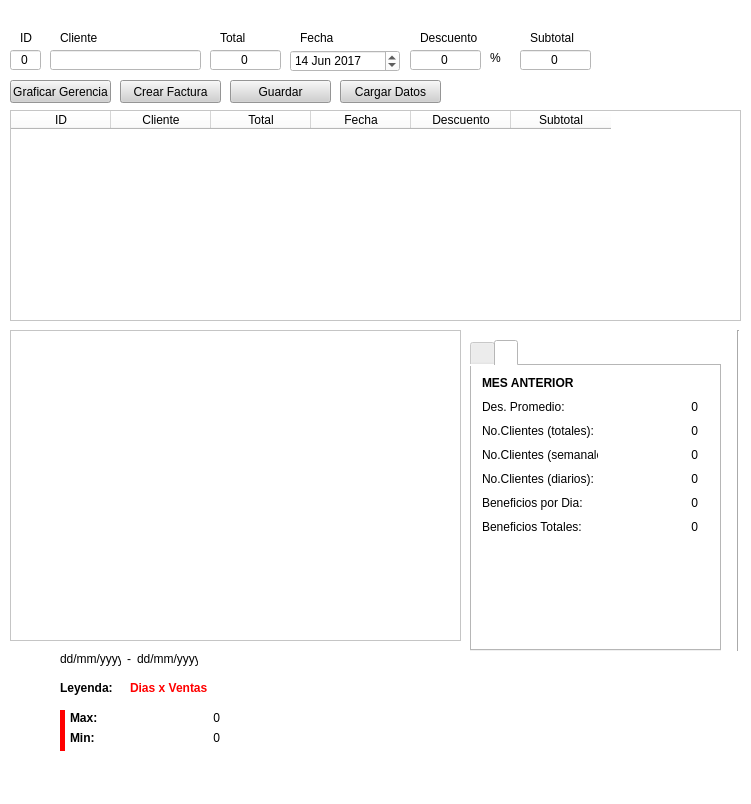
<?xml version="1.0" encoding="UTF-8"?>
<ui version="4.0">
 <class>MainWindow</class>
 <widget class="QMainWindow" name="MainWindow">
  <property name="geometry">
   <rect>
    <x>0</x>
    <y>0</y>
    <width>751</width>
    <height>804</height>
   </rect>
  </property>
  <property name="windowTitle">
   <string>MainWindow</string>
  </property>
  <property name="styleSheet">
   <string notr="true">background-color: rgb(255, 255, 255);</string>
  </property>
  <widget class="QWidget" name="centralwidget">
   <widget class="QPushButton" name="pushButton">
    <property name="geometry">
     <rect>
      <x>120</x>
      <y>80</y>
      <width>101</width>
      <height>23</height>
     </rect>
    </property>
    <property name="styleSheet">
     <string notr="true">background-color: rgb(208, 208, 208);</string>
    </property>
    <property name="text">
     <string>Crear Factura</string>
    </property>
   </widget>
   <widget class="QLineEdit" name="lineEdit">
    <property name="geometry">
     <rect>
      <x>10</x>
      <y>50</y>
      <width>31</width>
      <height>20</height>
     </rect>
    </property>
    <property name="styleSheet">
     <string notr="true">background-color: rgb(255, 255, 255);</string>
    </property>
    <property name="inputMask">
     <string extracomment="usuario"/>
    </property>
    <property name="text">
     <string>0</string>
    </property>
    <property name="alignment">
     <set>Qt::AlignCenter</set>
    </property>
   </widget>
   <widget class="QLabel" name="label">
    <property name="geometry">
     <rect>
      <x>20</x>
      <y>30</y>
      <width>16</width>
      <height>16</height>
     </rect>
    </property>
    <property name="text">
     <string>ID</string>
    </property>
   </widget>
   <widget class="QLineEdit" name="lineEdit_2">
    <property name="geometry">
     <rect>
      <x>50</x>
      <y>50</y>
      <width>151</width>
      <height>20</height>
     </rect>
    </property>
    <property name="styleSheet">
     <string notr="true">background-color: rgb(255, 255, 255);</string>
    </property>
    <property name="inputMask">
     <string extracomment="usuario"/>
    </property>
    <property name="text">
     <string/>
    </property>
    <property name="alignment">
     <set>Qt::AlignCenter</set>
    </property>
   </widget>
   <widget class="QLabel" name="label_2">
    <property name="geometry">
     <rect>
      <x>60</x>
      <y>30</y>
      <width>41</width>
      <height>16</height>
     </rect>
    </property>
    <property name="text">
     <string>Cliente</string>
    </property>
   </widget>
   <widget class="QLabel" name="label_3">
    <property name="geometry">
     <rect>
      <x>220</x>
      <y>30</y>
      <width>41</width>
      <height>16</height>
     </rect>
    </property>
    <property name="text">
     <string>Total</string>
    </property>
   </widget>
   <widget class="QLineEdit" name="lineEdit_3">
    <property name="geometry">
     <rect>
      <x>210</x>
      <y>50</y>
      <width>71</width>
      <height>20</height>
     </rect>
    </property>
    <property name="styleSheet">
     <string notr="true">background-color: rgb(255, 255, 255);</string>
    </property>
    <property name="inputMask">
     <string extracomment="usuario"/>
    </property>
    <property name="text">
     <string>0</string>
    </property>
    <property name="alignment">
     <set>Qt::AlignCenter</set>
    </property>
   </widget>
   <widget class="QLabel" name="label_4">
    <property name="geometry">
     <rect>
      <x>300</x>
      <y>30</y>
      <width>41</width>
      <height>16</height>
     </rect>
    </property>
    <property name="text">
     <string>Fecha</string>
    </property>
   </widget>
   <widget class="QLabel" name="label_5">
    <property name="geometry">
     <rect>
      <x>420</x>
      <y>30</y>
      <width>61</width>
      <height>16</height>
     </rect>
    </property>
    <property name="text">
     <string>Descuento</string>
    </property>
   </widget>
   <widget class="QLineEdit" name="lineEdit_5">
    <property name="geometry">
     <rect>
      <x>410</x>
      <y>50</y>
      <width>71</width>
      <height>20</height>
     </rect>
    </property>
    <property name="styleSheet">
     <string notr="true">background-color: rgb(255, 255, 255);</string>
    </property>
    <property name="inputMask">
     <string comment="%" extracomment="usuario"/>
    </property>
    <property name="text">
     <string>0</string>
    </property>
    <property name="alignment">
     <set>Qt::AlignCenter</set>
    </property>
   </widget>
   <widget class="QLabel" name="label_6">
    <property name="geometry">
     <rect>
      <x>530</x>
      <y>30</y>
      <width>61</width>
      <height>16</height>
     </rect>
    </property>
    <property name="text">
     <string>Subtotal</string>
    </property>
   </widget>
   <widget class="QLineEdit" name="lineEdit_6">
    <property name="geometry">
     <rect>
      <x>520</x>
      <y>50</y>
      <width>71</width>
      <height>20</height>
     </rect>
    </property>
    <property name="styleSheet">
     <string notr="true">background-color: rgb(255, 255, 255);</string>
    </property>
    <property name="inputMask">
     <string extracomment="usuario"/>
    </property>
    <property name="text">
     <string>0</string>
    </property>
    <property name="alignment">
     <set>Qt::AlignCenter</set>
    </property>
   </widget>
   <widget class="QPushButton" name="pushButton_2">
    <property name="geometry">
     <rect>
      <x>10</x>
      <y>80</y>
      <width>101</width>
      <height>23</height>
     </rect>
    </property>
    <property name="styleSheet">
     <string notr="true">background-color: rgb(208, 208, 208);</string>
    </property>
    <property name="text">
     <string>Graficar Gerencia</string>
    </property>
   </widget>
   <widget class="QTableWidget" name="tableWidget">
    <property name="geometry">
     <rect>
      <x>10</x>
      <y>110</y>
      <width>731</width>
      <height>211</height>
     </rect>
    </property>
    <property name="styleSheet">
     <string notr="true">background-color: rgb(255, 255, 255);</string>
    </property>
    <column>
     <property name="text">
      <string>ID</string>
     </property>
    </column>
    <column>
     <property name="text">
      <string>Cliente</string>
     </property>
    </column>
    <column>
     <property name="text">
      <string>Total</string>
     </property>
    </column>
    <column>
     <property name="text">
      <string>Fecha</string>
     </property>
    </column>
    <column>
     <property name="text">
      <string>Descuento</string>
     </property>
    </column>
    <column>
     <property name="text">
      <string>Subtotal</string>
     </property>
    </column>
   </widget>
   <widget class="Line" name="line">
    <property name="windowModality">
     <enum>Qt::NonModal</enum>
    </property>
    <property name="geometry">
     <rect>
      <x>730</x>
      <y>330</y>
      <width>16</width>
      <height>321</height>
     </rect>
    </property>
    <property name="orientation">
     <enum>Qt::Vertical</enum>
    </property>
   </widget>
   <widget class="QLabel" name="label_33">
    <property name="geometry">
     <rect>
      <x>490</x>
      <y>50</y>
      <width>21</width>
      <height>16</height>
     </rect>
    </property>
    <property name="text">
     <string>%</string>
    </property>
   </widget>
   <widget class="QDateEdit" name="lineEdit_4">
    <property name="geometry">
     <rect>
      <x>290</x>
      <y>50</y>
      <width>110</width>
      <height>22</height>
     </rect>
    </property>
    <property name="date">
     <date>
      <year>2017</year>
      <month>6</month>
      <day>14</day>
     </date>
    </property>
    <property name="timeSpec">
     <enum>Qt::LocalTime</enum>
    </property>
   </widget>
   <widget class="QFrame" name="frame">
    <property name="geometry">
     <rect>
      <x>10</x>
      <y>330</y>
      <width>451</width>
      <height>311</height>
     </rect>
    </property>
    <property name="frameShape">
     <enum>QFrame::StyledPanel</enum>
    </property>
    <property name="frameShadow">
     <enum>QFrame::Raised</enum>
    </property>
   </widget>
   <widget class="QLabel" name="label_40">
    <property name="geometry">
     <rect>
      <x>70</x>
      <y>710</y>
      <width>41</width>
      <height>16</height>
     </rect>
    </property>
    <property name="font">
     <font>
      <weight>75</weight>
      <bold>true</bold>
     </font>
    </property>
    <property name="autoFillBackground">
     <bool>false</bool>
    </property>
    <property name="styleSheet">
     <string notr="true"/>
    </property>
    <property name="text">
     <string>Max: </string>
    </property>
   </widget>
   <widget class="QLabel" name="label_42">
    <property name="geometry">
     <rect>
      <x>70</x>
      <y>730</y>
      <width>41</width>
      <height>16</height>
     </rect>
    </property>
    <property name="font">
     <font>
      <weight>75</weight>
      <bold>true</bold>
     </font>
    </property>
    <property name="autoFillBackground">
     <bool>false</bool>
    </property>
    <property name="styleSheet">
     <string notr="true"/>
    </property>
    <property name="text">
     <string>Min:</string>
    </property>
   </widget>
   <widget class="QLabel" name="label_41">
    <property name="geometry">
     <rect>
      <x>120</x>
      <y>710</y>
      <width>100</width>
      <height>16</height>
     </rect>
    </property>
    <property name="minimumSize">
     <size>
      <width>100</width>
      <height>0</height>
     </size>
    </property>
    <property name="maximumSize">
     <size>
      <width>50</width>
      <height>16777215</height>
     </size>
    </property>
    <property name="baseSize">
     <size>
      <width>100</width>
      <height>0</height>
     </size>
    </property>
    <property name="text">
     <string>0</string>
    </property>
    <property name="alignment">
     <set>Qt::AlignRight|Qt::AlignTrailing|Qt::AlignVCenter</set>
    </property>
   </widget>
   <widget class="QLabel" name="label_43">
    <property name="geometry">
     <rect>
      <x>120</x>
      <y>730</y>
      <width>100</width>
      <height>16</height>
     </rect>
    </property>
    <property name="minimumSize">
     <size>
      <width>100</width>
      <height>0</height>
     </size>
    </property>
    <property name="maximumSize">
     <size>
      <width>50</width>
      <height>16777215</height>
     </size>
    </property>
    <property name="baseSize">
     <size>
      <width>100</width>
      <height>0</height>
     </size>
    </property>
    <property name="text">
     <string>0</string>
    </property>
    <property name="alignment">
     <set>Qt::AlignRight|Qt::AlignTrailing|Qt::AlignVCenter</set>
    </property>
   </widget>
   <widget class="Line" name="line_2">
    <property name="geometry">
     <rect>
      <x>60</x>
      <y>710</y>
      <width>5</width>
      <height>41</height>
     </rect>
    </property>
    <property name="autoFillBackground">
     <bool>false</bool>
    </property>
    <property name="styleSheet">
     <string notr="true">background-color: rgb(255, 0, 0);</string>
    </property>
    <property name="lineWidth">
     <number>0</number>
    </property>
    <property name="orientation">
     <enum>Qt::Vertical</enum>
    </property>
   </widget>
   <widget class="QLabel" name="label_64">
    <property name="geometry">
     <rect>
      <x>60</x>
      <y>680</y>
      <width>61</width>
      <height>16</height>
     </rect>
    </property>
    <property name="font">
     <font>
      <weight>75</weight>
      <bold>true</bold>
     </font>
    </property>
    <property name="text">
     <string>Leyenda:</string>
    </property>
   </widget>
   <widget class="QWidget" name="layoutWidget">
    <property name="geometry">
     <rect>
      <x>130</x>
      <y>680</y>
      <width>531</width>
      <height>16</height>
     </rect>
    </property>
    <layout class="QHBoxLayout" name="horizontalLayout">
     <item>
      <widget class="QLabel" name="label_34">
       <property name="font">
        <font>
         <weight>75</weight>
         <bold>true</bold>
        </font>
       </property>
       <property name="autoFillBackground">
        <bool>false</bool>
       </property>
       <property name="styleSheet">
        <string notr="true">color: rgb(255, 0, 0);</string>
       </property>
       <property name="text">
        <string>Dias x Ventas</string>
       </property>
      </widget>
     </item>
    </layout>
   </widget>
   <widget class="QWidget" name="layoutWidget">
    <property name="geometry">
     <rect>
      <x>60</x>
      <y>651</y>
      <width>138</width>
      <height>15</height>
     </rect>
    </property>
    <layout class="QHBoxLayout" name="horizontalLayout_2">
     <item>
      <widget class="QLabel" name="label_35">
       <property name="text">
        <string>dd/mm/yyyy</string>
       </property>
      </widget>
     </item>
     <item>
      <widget class="QLabel" name="label_37">
       <property name="text">
        <string>-</string>
       </property>
       <property name="alignment">
        <set>Qt::AlignCenter</set>
       </property>
      </widget>
     </item>
     <item>
      <widget class="QLabel" name="label_36">
       <property name="text">
        <string>dd/mm/yyyy</string>
       </property>
      </widget>
     </item>
    </layout>
   </widget>
   <widget class="QTabWidget" name="tabWidget">
    <property name="geometry">
     <rect>
      <x>470</x>
      <y>340</y>
      <width>251</width>
      <height>311</height>
     </rect>
    </property>
    <property name="currentIndex">
     <number>1</number>
    </property>
    <widget class="QWidget" name="tab_2">
     <attribute name="title">
      <string/>
     </attribute>
     <widget class="QWidget" name="layoutWidget_2">
      <property name="geometry">
       <rect>
        <x>10</x>
        <y>10</y>
        <width>228</width>
        <height>261</height>
       </rect>
      </property>
      <layout class="QFormLayout" name="formLayout_3">
       <property name="fieldGrowthPolicy">
        <enum>QFormLayout::AllNonFixedFieldsGrow</enum>
       </property>
       <property name="horizontalSpacing">
        <number>0</number>
       </property>
       <property name="verticalSpacing">
        <number>10</number>
       </property>
       <item row="0" column="0">
        <widget class="QLabel" name="label_38">
         <property name="font">
          <font>
           <weight>75</weight>
           <bold>true</bold>
          </font>
         </property>
         <property name="text">
          <string>ESTE MES</string>
         </property>
        </widget>
       </item>
       <item row="1" column="0">
        <widget class="QLabel" name="label_19">
         <property name="text">
          <string>Des. Promedio:</string>
         </property>
        </widget>
       </item>
       <item row="1" column="1">
        <widget class="QLabel" name="label_20">
         <property name="minimumSize">
          <size>
           <width>100</width>
           <height>0</height>
          </size>
         </property>
         <property name="maximumSize">
          <size>
           <width>50</width>
           <height>16777215</height>
          </size>
         </property>
         <property name="baseSize">
          <size>
           <width>100</width>
           <height>0</height>
          </size>
         </property>
         <property name="text">
          <string>0</string>
         </property>
         <property name="alignment">
          <set>Qt::AlignRight|Qt::AlignTrailing|Qt::AlignVCenter</set>
         </property>
        </widget>
       </item>
       <item row="2" column="0">
        <widget class="QLabel" name="label_21">
         <property name="text">
          <string>No.Clientes (totales):</string>
         </property>
        </widget>
       </item>
       <item row="2" column="1">
        <widget class="QLabel" name="label_22">
         <property name="minimumSize">
          <size>
           <width>100</width>
           <height>0</height>
          </size>
         </property>
         <property name="maximumSize">
          <size>
           <width>50</width>
           <height>16777215</height>
          </size>
         </property>
         <property name="baseSize">
          <size>
           <width>100</width>
           <height>0</height>
          </size>
         </property>
         <property name="text">
          <string>0</string>
         </property>
         <property name="alignment">
          <set>Qt::AlignRight|Qt::AlignTrailing|Qt::AlignVCenter</set>
         </property>
        </widget>
       </item>
       <item row="3" column="0">
        <widget class="QLabel" name="label_23">
         <property name="text">
          <string>No.Clientes (semanales):</string>
         </property>
        </widget>
       </item>
       <item row="3" column="1">
        <widget class="QLabel" name="label_24">
         <property name="minimumSize">
          <size>
           <width>100</width>
           <height>0</height>
          </size>
         </property>
         <property name="maximumSize">
          <size>
           <width>50</width>
           <height>16777215</height>
          </size>
         </property>
         <property name="baseSize">
          <size>
           <width>100</width>
           <height>0</height>
          </size>
         </property>
         <property name="text">
          <string>0</string>
         </property>
         <property name="alignment">
          <set>Qt::AlignRight|Qt::AlignTrailing|Qt::AlignVCenter</set>
         </property>
        </widget>
       </item>
       <item row="4" column="0">
        <widget class="QLabel" name="label_25">
         <property name="text">
          <string>No.Clientes (diarios): </string>
         </property>
        </widget>
       </item>
       <item row="4" column="1">
        <widget class="QLabel" name="label_26">
         <property name="minimumSize">
          <size>
           <width>100</width>
           <height>0</height>
          </size>
         </property>
         <property name="maximumSize">
          <size>
           <width>50</width>
           <height>16777215</height>
          </size>
         </property>
         <property name="baseSize">
          <size>
           <width>100</width>
           <height>0</height>
          </size>
         </property>
         <property name="text">
          <string>0</string>
         </property>
         <property name="alignment">
          <set>Qt::AlignRight|Qt::AlignTrailing|Qt::AlignVCenter</set>
         </property>
        </widget>
       </item>
       <item row="5" column="0">
        <widget class="QLabel" name="label_27">
         <property name="text">
          <string>Beneficios por Dia:</string>
         </property>
        </widget>
       </item>
       <item row="5" column="1">
        <widget class="QLabel" name="label_28">
         <property name="minimumSize">
          <size>
           <width>100</width>
           <height>0</height>
          </size>
         </property>
         <property name="maximumSize">
          <size>
           <width>50</width>
           <height>16777215</height>
          </size>
         </property>
         <property name="baseSize">
          <size>
           <width>100</width>
           <height>0</height>
          </size>
         </property>
         <property name="text">
          <string>0</string>
         </property>
         <property name="alignment">
          <set>Qt::AlignRight|Qt::AlignTrailing|Qt::AlignVCenter</set>
         </property>
        </widget>
       </item>
       <item row="6" column="0">
        <widget class="QLabel" name="label_29">
         <property name="text">
          <string>Beneficios Totales:</string>
         </property>
        </widget>
       </item>
       <item row="6" column="1">
        <widget class="QLabel" name="label_30">
         <property name="minimumSize">
          <size>
           <width>100</width>
           <height>0</height>
          </size>
         </property>
         <property name="maximumSize">
          <size>
           <width>50</width>
           <height>16777215</height>
          </size>
         </property>
         <property name="baseSize">
          <size>
           <width>100</width>
           <height>0</height>
          </size>
         </property>
         <property name="text">
          <string>0</string>
         </property>
         <property name="alignment">
          <set>Qt::AlignRight|Qt::AlignTrailing|Qt::AlignVCenter</set>
         </property>
        </widget>
       </item>
      </layout>
     </widget>
    </widget>
    <widget class="QWidget" name="tab">
     <attribute name="title">
      <string/>
     </attribute>
     <widget class="QWidget" name="layoutWidget">
      <property name="geometry">
       <rect>
        <x>10</x>
        <y>10</y>
        <width>228</width>
        <height>261</height>
       </rect>
      </property>
      <layout class="QFormLayout" name="formLayout_2">
       <property name="fieldGrowthPolicy">
        <enum>QFormLayout::AllNonFixedFieldsGrow</enum>
       </property>
       <property name="horizontalSpacing">
        <number>0</number>
       </property>
       <property name="verticalSpacing">
        <number>10</number>
       </property>
       <item row="0" column="0">
        <widget class="QLabel" name="label_32">
         <property name="font">
          <font>
           <weight>75</weight>
           <bold>true</bold>
          </font>
         </property>
         <property name="text">
          <string>MES ANTERIOR</string>
         </property>
        </widget>
       </item>
       <item row="1" column="0">
        <widget class="QLabel" name="label_8">
         <property name="text">
          <string>Des. Promedio:</string>
         </property>
        </widget>
       </item>
       <item row="1" column="1">
        <widget class="QLabel" name="label_13">
         <property name="minimumSize">
          <size>
           <width>100</width>
           <height>0</height>
          </size>
         </property>
         <property name="maximumSize">
          <size>
           <width>50</width>
           <height>16777215</height>
          </size>
         </property>
         <property name="baseSize">
          <size>
           <width>100</width>
           <height>0</height>
          </size>
         </property>
         <property name="text">
          <string>0</string>
         </property>
         <property name="alignment">
          <set>Qt::AlignRight|Qt::AlignTrailing|Qt::AlignVCenter</set>
         </property>
        </widget>
       </item>
       <item row="2" column="0">
        <widget class="QLabel" name="label_9">
         <property name="text">
          <string>No.Clientes (totales):</string>
         </property>
        </widget>
       </item>
       <item row="2" column="1">
        <widget class="QLabel" name="label_18">
         <property name="minimumSize">
          <size>
           <width>100</width>
           <height>0</height>
          </size>
         </property>
         <property name="maximumSize">
          <size>
           <width>50</width>
           <height>16777215</height>
          </size>
         </property>
         <property name="baseSize">
          <size>
           <width>100</width>
           <height>0</height>
          </size>
         </property>
         <property name="text">
          <string>0</string>
         </property>
         <property name="alignment">
          <set>Qt::AlignRight|Qt::AlignTrailing|Qt::AlignVCenter</set>
         </property>
        </widget>
       </item>
       <item row="3" column="0">
        <widget class="QLabel" name="label_10">
         <property name="text">
          <string>No.Clientes (semanales):</string>
         </property>
        </widget>
       </item>
       <item row="3" column="1">
        <widget class="QLabel" name="label_15">
         <property name="minimumSize">
          <size>
           <width>100</width>
           <height>0</height>
          </size>
         </property>
         <property name="maximumSize">
          <size>
           <width>50</width>
           <height>16777215</height>
          </size>
         </property>
         <property name="baseSize">
          <size>
           <width>100</width>
           <height>0</height>
          </size>
         </property>
         <property name="text">
          <string>0</string>
         </property>
         <property name="alignment">
          <set>Qt::AlignRight|Qt::AlignTrailing|Qt::AlignVCenter</set>
         </property>
        </widget>
       </item>
       <item row="4" column="0">
        <widget class="QLabel" name="label_11">
         <property name="text">
          <string>No.Clientes (diarios): </string>
         </property>
        </widget>
       </item>
       <item row="4" column="1">
        <widget class="QLabel" name="label_16">
         <property name="minimumSize">
          <size>
           <width>100</width>
           <height>0</height>
          </size>
         </property>
         <property name="maximumSize">
          <size>
           <width>50</width>
           <height>16777215</height>
          </size>
         </property>
         <property name="baseSize">
          <size>
           <width>100</width>
           <height>0</height>
          </size>
         </property>
         <property name="text">
          <string>0</string>
         </property>
         <property name="alignment">
          <set>Qt::AlignRight|Qt::AlignTrailing|Qt::AlignVCenter</set>
         </property>
        </widget>
       </item>
       <item row="5" column="0">
        <widget class="QLabel" name="label_12">
         <property name="text">
          <string>Beneficios por Dia:</string>
         </property>
        </widget>
       </item>
       <item row="5" column="1">
        <widget class="QLabel" name="label_14">
         <property name="minimumSize">
          <size>
           <width>100</width>
           <height>0</height>
          </size>
         </property>
         <property name="maximumSize">
          <size>
           <width>50</width>
           <height>16777215</height>
          </size>
         </property>
         <property name="baseSize">
          <size>
           <width>100</width>
           <height>0</height>
          </size>
         </property>
         <property name="text">
          <string>0</string>
         </property>
         <property name="alignment">
          <set>Qt::AlignRight|Qt::AlignTrailing|Qt::AlignVCenter</set>
         </property>
        </widget>
       </item>
       <item row="6" column="0">
        <widget class="QLabel" name="label_7">
         <property name="text">
          <string>Beneficios Totales:</string>
         </property>
        </widget>
       </item>
       <item row="6" column="1">
        <widget class="QLabel" name="label_17">
         <property name="minimumSize">
          <size>
           <width>100</width>
           <height>0</height>
          </size>
         </property>
         <property name="maximumSize">
          <size>
           <width>50</width>
           <height>16777215</height>
          </size>
         </property>
         <property name="baseSize">
          <size>
           <width>100</width>
           <height>0</height>
          </size>
         </property>
         <property name="text">
          <string>0</string>
         </property>
         <property name="alignment">
          <set>Qt::AlignRight|Qt::AlignTrailing|Qt::AlignVCenter</set>
         </property>
        </widget>
       </item>
      </layout>
     </widget>
    </widget>
   </widget>
   <widget class="QPushButton" name="pushButton_3">
    <property name="geometry">
     <rect>
      <x>230</x>
      <y>80</y>
      <width>101</width>
      <height>23</height>
     </rect>
    </property>
    <property name="styleSheet">
     <string notr="true">background-color: rgb(208, 208, 208);</string>
    </property>
    <property name="text">
     <string>Guardar</string>
    </property>
   </widget>
   <widget class="QPushButton" name="pushButton_4">
    <property name="geometry">
     <rect>
      <x>340</x>
      <y>80</y>
      <width>101</width>
      <height>23</height>
     </rect>
    </property>
    <property name="styleSheet">
     <string notr="true">background-color: rgb(208, 208, 208);</string>
    </property>
    <property name="text">
     <string>Cargar Datos</string>
    </property>
   </widget>
  </widget>
  <widget class="QMenuBar" name="menubar">
   <property name="geometry">
    <rect>
     <x>0</x>
     <y>0</y>
     <width>751</width>
     <height>19</height>
    </rect>
   </property>
  </widget>
  <widget class="QStatusBar" name="statusbar"/>
 </widget>
 <resources/>
 <connections/>
</ui>
